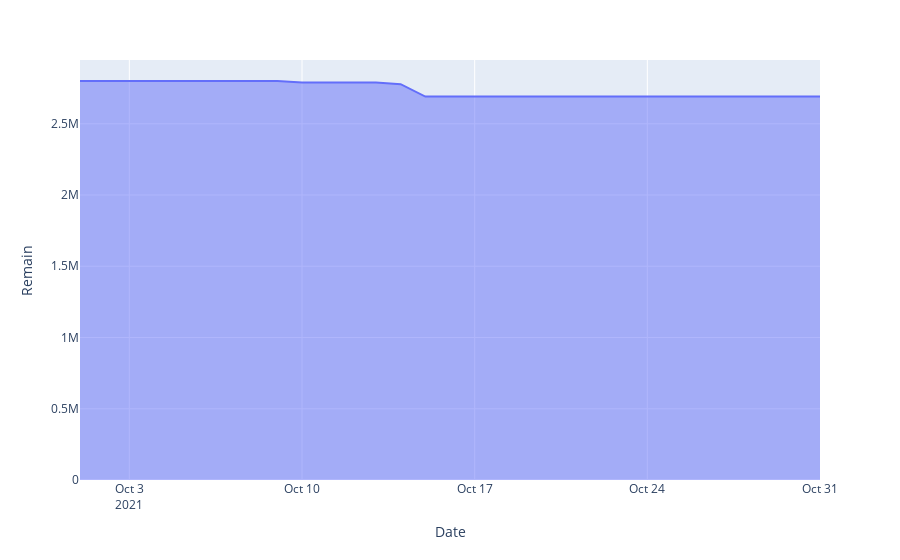

The notebook cell saved with this chart:
### Code cell
def create_expenses_by_category(df, category, month, year):
    expenses_df = df.copy()
    expenses_df = expenses_df[expenses_df['year_month'] == f'{year}-{month}']
    expenses_df = expenses_df[expenses_df['transaction_type'] == 'Expenses']    
    expenses_df = expenses_df[expenses_df['category'].isin(category)]
    expenses_df = expenses_df.groupby('date')['amount'].sum().reset_index(name ='sum')
    
    expenses_df = fill_in_missing_date(expenses_df, f'{year}-{month}-01', 
                                                    f'{year}-{month}-{get_last_day_of_month(int(year), int(month))}')
    
    expenses_df['cumulative_sum'] = expenses_df['sum'].cumsum()
    expenses_df['Remain'] = NECESSITY_MONEY-expenses_df['cumulative_sum']
    expenses_df['Date'] = expenses_df['date']
    
    fig = px.area(expenses_df, x='Date', 
                               y='Remain')
    return fig

create_expenses_by_category(df, ['Food', 
                                 'Drink', 
                                 'Transportation', 
                                 'Personal', 
                                 'Household Items', 
                                 'Fees'], '10', '2021')

### Figure 1 — Plotly figure (JSON) as saved in the notebook; plotly's stock layout.template omitted (floating-point values rounded to 4 significant figures)
{"data": [{"hovertemplate": "Date=%{x}<br>Remain=%{y}<extra></extra>", "legendgroup": "", "line": {"color": "#636efa"}, "mode": "lines", "name": "", "orientation": "v", "showlegend": false, "stackgroup": "1", "type": "scatter", "x": ["2021-10-01T00:00:00", "2021-10-02T00:00:00", "2021-10-03T00:00:00", "2021-10-04T00:00:00", "2021-10-05T00:00:00", "2021-10-06T00:00:00", "2021-10-07T00:00:00", "2021-10-08T00:00:00", "2021-10-09T00:00:00", "2021-10-10T00:00:00", "2021-10-11T00:00:00", "2021-10-12T00:00:00", "2021-10-13T00:00:00", "2021-10-14T00:00:00", "2021-10-15T00:00:00", "2021-10-16T00:00:00", "2021-10-17T00:00:00", "2021-10-18T00:00:00", "2021-10-19T00:00:00", "2021-10-20T00:00:00", "2021-10-21T00:00:00", "2021-10-22T00:00:00", "2021-10-23T00:00:00", "2021-10-24T00:00:00", "2021-10-25T00:00:00", "2021-10-26T00:00:00", "2021-10-27T00:00:00", "2021-10-28T00:00:00", "2021-10-29T00:00:00", "2021-10-30T00:00:00", "2021-10-31T00:00:00"], "xaxis": "x", "y": [2800000, 2800000, 2800000, 2800000, 2800000, 2800000, 2800000, 2800000, 2800000, 2790000, 2790000, 2790000, 2790000, 2778000, 2691000, 2691000, 2691000, 2691000, 2691000, 2691000, 2691000, 2691000, 2691000, 2691000, 2691000, 2691000, 2691000, 2691000, 2691000, 2691000, 2691000], "yaxis": "y"}], "layout": {"legend": {"tracegroupgap": 0}, "margin": {"t": 60}, "xaxis": {"anchor": "y", "domain": [0, 1], "title": {"text": "Date"}}, "yaxis": {"anchor": "x", "domain": [0, 1], "title": {"text": "Remain"}}}}
